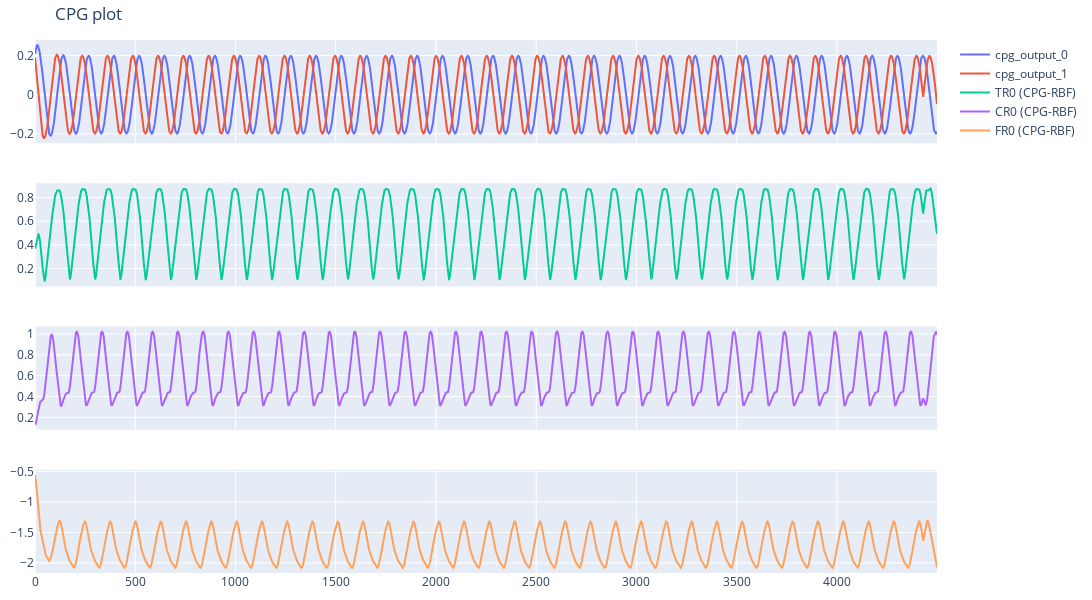

The notebook cell saved with this chart:
### Markdown cell above
## Rewind

### Code cell
cpg = CPG_SO2()
cpg_output_0 = []
cpg_output_1 = []
online_imitated_paths = {'TR0':[], 'CR0':[], 'FR0':[]}
    
random_number = np.random.randint(0, 4501)
for i in range(4500):
    if i < random_number:
        cpg.output_cpg_weight = 1.0
        cpg.w00 = cpg.alpha * np.cos(0.05)
        cpg.w01 = cpg.alpha * np.sin(0.05)
        cpg.w10 = cpg.alpha * (-np.sin(0.05))
        cpg.w11 = cpg.alpha * np.cos(0.05)
        cpg.update_cpg(None)      # phi would be equal when learning
        cpg_output_0.append(cpg.out0_t)
        cpg_output_1.append(cpg.out1_t)
    elif i >= random_number:
        cpg.output_cpg_weight = 1.0
        # cpg.w00 = cpg.alpha * np.cos(-0.05)
        # cpg.w01 = cpg.alpha * np.sin(-0.05)
        # cpg.w10 = cpg.alpha * (-np.sin(-0.05))
        # cpg.w11 = cpg.alpha * np.cos(-0.05)
        cpg.update_cpg(-0.05)
        cpg_output_0.append(cpg.out0_t)
        cpg_output_1.append(cpg.out1_t)

    
    online_imitated_paths['TR0'].append(rbf.regenerate_target_traj(cpg.out0_t, cpg.out1_t, imitated_weights['TR0']))
    online_imitated_paths['CR0'].append(rbf.regenerate_target_traj(cpg.out0_t, cpg.out1_t, imitated_weights['CR0']))
    online_imitated_paths['FR0'].append(rbf.regenerate_target_traj(cpg.out0_t, cpg.out1_t, imitated_weights['FR0']))

fig = go.Figure()
fig = make_subplots(rows=4, cols=1, shared_xaxes=True)
fig.update_layout(height=600, width=1100, title="CPG plot")
fig.update_layout(margin=dict(l=10, r=10, t=40, b=10))  # Reduce margins

fig.add_trace(go.Scatter( y=cpg_output_0, mode='lines', name=f'cpg_output_0'), row=1, col=1)
fig.add_trace(go.Scatter( y=cpg_output_1, mode='lines', name=f'cpg_output_1'), row=1, col=1)
fig.add_trace(go.Scatter( y=online_imitated_paths['TR0'], mode='lines', name=f'TR0 (CPG-RBF)'), row=2, col=1)
fig.add_trace(go.Scatter( y=online_imitated_paths['CR0'], mode='lines', name=f'CR0 (CPG-RBF)'), row=3, col=1)
fig.add_trace(go.Scatter( y=online_imitated_paths['FR0'], mode='lines', name=f'FR0 (CPG-RBF)'), row=4, col=1)

### Figure 1 — Plotly figure (JSON) as saved in the notebook; plotly's stock layout.template omitted (floating-point values rounded to 4 significant figures; data arrays with more than 128 entries replaced by an {"elided": "..."} marker saying what was removed)
{"data": [{"mode": "lines", "name": "cpg_output_0", "type": "scatter", "xaxis": "x", "y": {"elided": "4500 float values"}, "yaxis": "y"}, {"mode": "lines", "name": "cpg_output_1", "type": "scatter", "xaxis": "x", "y": {"elided": "4500 float values"}, "yaxis": "y"}, {"mode": "lines", "name": "TR0 (CPG-RBF)", "type": "scatter", "xaxis": "x2", "y": {"elided": "4500 float values"}, "yaxis": "y2"}, {"mode": "lines", "name": "CR0 (CPG-RBF)", "type": "scatter", "xaxis": "x3", "y": {"elided": "4500 float values"}, "yaxis": "y3"}, {"mode": "lines", "name": "FR0 (CPG-RBF)", "type": "scatter", "xaxis": "x4", "y": {"elided": "4500 float values"}, "yaxis": "y4"}], "layout": {"height": 600, "margin": {"b": 10, "l": 10, "r": 10, "t": 40}, "title": {"text": "CPG plot"}, "width": 1100, "xaxis": {"anchor": "y", "domain": [0, 1], "matches": "x4", "showticklabels": false}, "xaxis2": {"anchor": "y2", "domain": [0, 1], "matches": "x4", "showticklabels": false}, "xaxis3": {"anchor": "y3", "domain": [0, 1], "matches": "x4", "showticklabels": false}, "xaxis4": {"anchor": "y4", "domain": [0, 1]}, "yaxis": {"anchor": "x", "domain": [0.8063, 1]}, "yaxis2": {"anchor": "x2", "domain": [0.5375, 0.7312]}, "yaxis3": {"anchor": "x3", "domain": [0.2687, 0.4625]}, "yaxis4": {"anchor": "x4", "domain": [0, 0.1938]}}}
